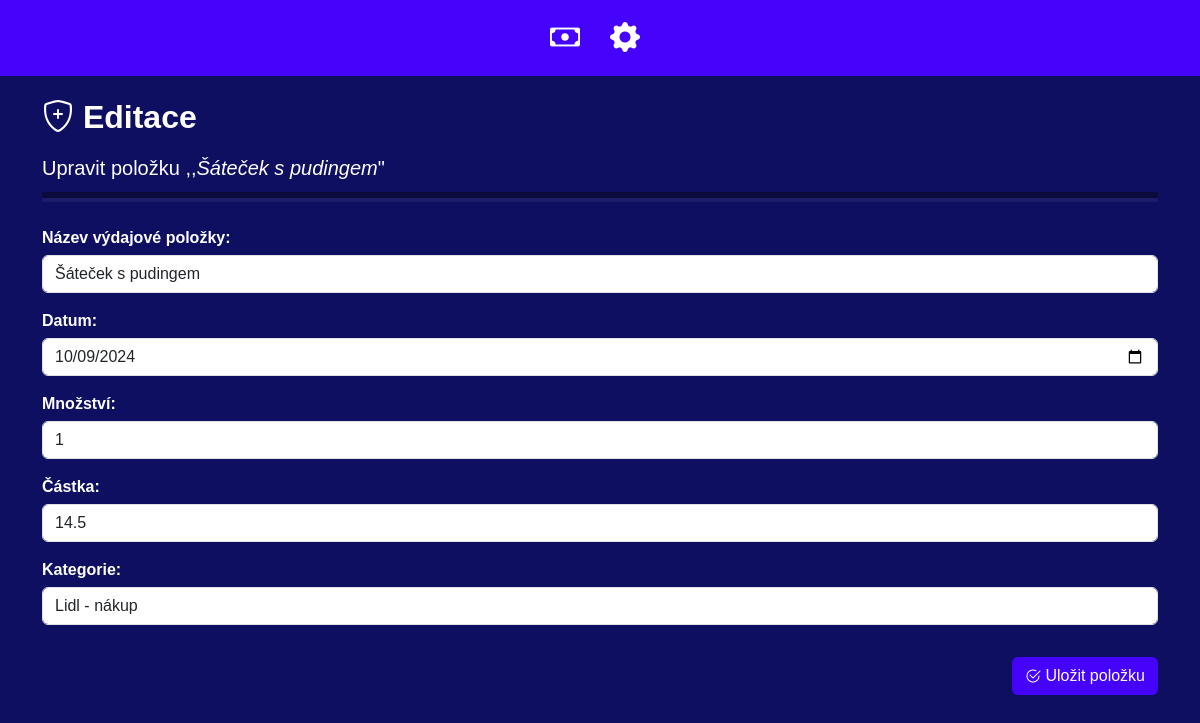
Screenshot of /edit_outcome/1 with the database file from the repository.
### finance_app/models.py (models this page shows)
class Outcome(models.Model):
    name = models.CharField(max_length=100)
    quantity = models.IntegerField(default=1)
    amount = models.FloatField()
    date = models.DateField(default=timezone.now,editable=True)
    category = models.ForeignKey(Category, on_delete=models.SET_DEFAULT, default=1)

class Category(models.Model):
    name = models.CharField(max_length=100, unique=True)
    is_income = models.BooleanField(default=False)
    def __str__(self):
        return self.name

### finance_app/views.py (the view)
# urls.py: path('edit_outcome/<int:outcome_id>', views.edit_outcome, name='edit_outcome'),
def edit_outcome(request, outcome_id):
    outcome = get_object_or_404(Outcome, id=outcome_id)
    if request.method == 'POST':
        form = OutcomeForm(request.POST, instance=outcome)
        if form.is_valid():
            form.save()
            return redirect('list_transactions')
    else:
        form = OutcomeForm(instance=outcome)
    return render(request, 'edit_outcome.html', {'form': form, 'outcome': outcome})

### finance_app/forms.py
class OutcomeForm(forms.ModelForm):
    class Meta:
        model = Outcome
        fields = ['name', 'date', 'quantity', 'amount', 'category']
        widgets = {
            'name': forms.TextInput(attrs={'class': 'form-control'}),
            'date': forms.DateInput(attrs={'type': 'date','class': 'form-control'}),
            'quantity': forms.NumberInput(attrs={'class': 'form-control'}),
            'amount': forms.NumberInput(attrs={'class': 'form-control'}),
            'category': forms.Select(attrs={'class': 'form-control'}),
        }
        labels = {
            'name': 'Název výdajové položky',
            'quantity':'Množství',
            'amount': 'Částka',
            'category': 'Kategorie',
            'date':'Datum',
        }
    def __init__(self, *args, **kwargs):
        super().__init__(*args, **kwargs)
        self.fields['category'].queryset = Category.objects.filter(is_income=False)

### finance_app/templates/edit_outcome.html (shortened to what this page needs)
{% extends "base.html" %}
{% block content %}
<h2 class="py-2"> <i class="bi bi-shield-plus"></i> Editace</h2>
    <h5 class="py-1">Upravit položku ,,<i>{{ outcome.name }}</i>"</h5>
<div class="hr-container">
    <hr class="hr-main">
    <hr class="hr-secondary">
</div>
<form class="mt-4" method="post">
    {{ form.as_p }}
    <button type="submit" class="mt-3 btn darkbtn float-end"><i style="position:relative;top:1px !important;" class="bi bi-check2-circle"></i>   Uložit položku</button>
</form>
{% endblock %}

### finance_app/templates/base.html (style rules this page uses)
body { background-color: #0f0f61; color: white; }
h2 { font-weight: bold !important; }
label { font-weight: bold; margin-bottom: 5px; }
.darkbtn { background-color: #4503fc !important; color: white; }
.hr-container { display: flex; flex-direction: column; }
.hr-main, .hr-secondary { border: none; margin: 0; min-width: 350px; opacity:0.75; }
.hr-main { height: 6px; background-color: #0a0a33; margin-top: 5px; }
.hr-secondary { height: 4px; background-color: #21216f; margin-bottom: 15px; }

### finance_app/templates/menu.html (style rules this page uses)
body { font-family: Arial, sans-serif; margin-top: 60px; padding: 0; }
hr { margin: 0px !important; }

### rows the page displays
Outcome: name "Šáteček s pudingem", date "10/09/2024", quantity "1", amount "14.5", category "Lidl - nákup"
